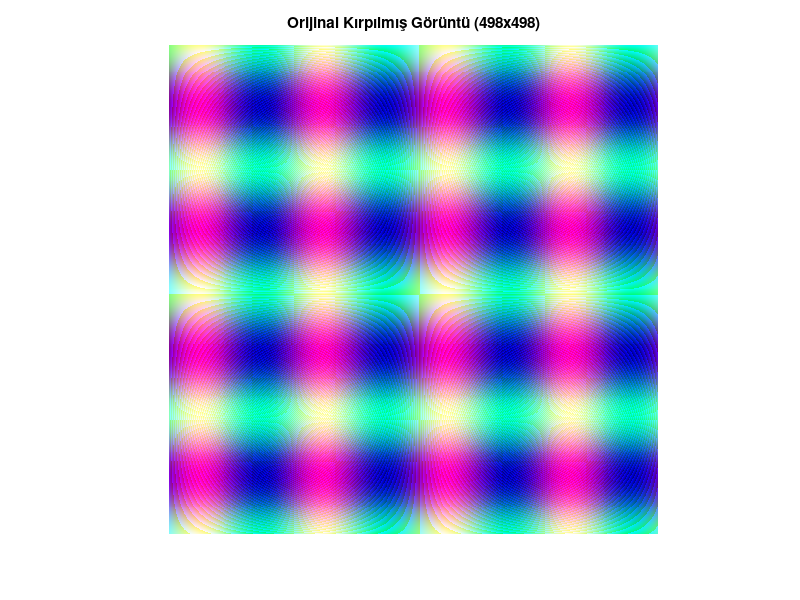
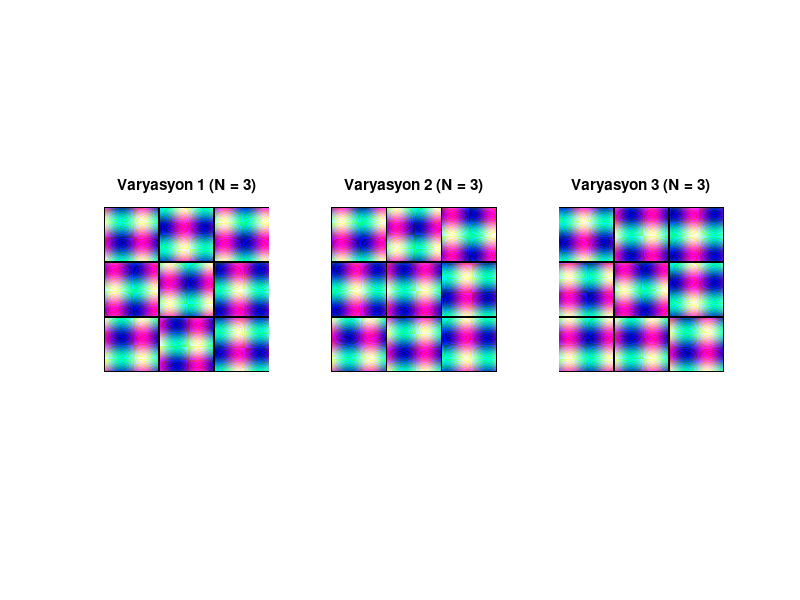

Write the MATLAB code that produced these figures, in order.
N = 3;
border_size = 2;

if exist('RGB_img', 'var')
    I = RGB_img;
else
    try
        I = imread('peppers.png');
    catch
        [x_grid, y_grid] = meshgrid(1:500, 1:500);
        I = cat(3, sin(x_grid/20), cos(y_grid/20), mod(x_grid.*y_grid, 255)/255);
        I = (I+1)/2;
    end
end

[rows, cols, channels] = size(I);
min_dim = min(rows, cols);

start_row = floor((rows - min_dim) / 2) + 1;
start_col = floor((cols - min_dim) / 2) + 1;

I_square = I(start_row : start_row + min_dim - 1, ...
             start_col : start_col + min_dim - 1, :);

piece_size = floor(min_dim / N);
actual_dim = piece_size * N;
I_square = I_square(1:actual_dim, 1:actual_dim, :);

dist_array_r = repmat(piece_size, 1, N);
dist_array_c = repmat(piece_size, 1, N);
pieces = mat2cell(I_square, dist_array_r, dist_array_c, channels);

for r = 1:N
    for c = 1:N
        slice = pieces{r, c};
        slice(1:border_size, :, :) = 0;
        slice(end-border_size+1:end, :, :) = 0;
        slice(:, 1:border_size, :) = 0;
        slice(:, end-border_size+1:end, :) = 0;
        pieces{r, c} = slice;
    end
end

pieces_flat = pieces(:);
num_pieces = N * N;

idx_var1 = randperm(num_pieces);
idx_var2 = randperm(num_pieces);
idx_var3 = randperm(num_pieces);

puzzle1_cells = reshape(pieces_flat(idx_var1), N, N);
puzzle2_cells = reshape(pieces_flat(idx_var2), N, N);
puzzle3_cells = reshape(pieces_flat(idx_var3), N, N);

img_var1 = cell2mat(puzzle1_cells);
img_var2 = cell2mat(puzzle2_cells);
img_var3 = cell2mat(puzzle3_cells);

figure('Name', 'Orijinal Görüntü (Karelenmiş)');
if ismatrix(I_square) || ndims(I_square) == 3
    image(I_square);
else
    imshow(I_square);
end
axis image off;
title(['Orijinal Kırpılmış Görüntü (' num2str(actual_dim) 'x' num2str(actual_dim) ')']);

figure('Name', 'Bulmaca Varyasyonları', 'Position', [100, 100, 1500, 500]);

subplot(1, 3, 1);
image(img_var1);
axis image off;
title(['Varyasyon 1 (N = ' num2str(N) ')']);

subplot(1, 3, 2);
image(img_var2);
axis image off;
title(['Varyasyon 2 (N = ' num2str(N) ')']);

subplot(1, 3, 3);
image(img_var3);
axis image off;
title(['Varyasyon 3 (N = ' num2str(N) ')']);
